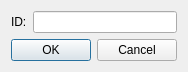
<?xml version="1.0" encoding="UTF-8"?>
<ui version="4.0">
 <class>ObjectIdDialog</class>
 <widget class="QDialog" name="ObjectIdDialog">
  <property name="geometry">
   <rect>
    <x>0</x>
    <y>0</y>
    <width>180</width>
    <height>59</height>
   </rect>
  </property>
  <property name="windowTitle">
   <string>Select ID</string>
  </property>
  <layout class="QGridLayout" name="gridLayout">
   <item row="0" column="0">
    <widget class="QLabel" name="label">
     <property name="text">
      <string>ID:</string>
     </property>
    </widget>
   </item>
   <item row="0" column="1">
    <widget class="QLineEdit" name="m_lineEdit">
     <property name="maxLength">
      <number>4</number>
     </property>
    </widget>
   </item>
   <item row="1" column="0" colspan="2">
    <widget class="QDialogButtonBox" name="buttonBox">
     <property name="orientation">
      <enum>Qt::Horizontal</enum>
     </property>
     <property name="standardButtons">
      <set>QDialogButtonBox::Cancel|QDialogButtonBox::Ok</set>
     </property>
    </widget>
   </item>
  </layout>
 </widget>
 <resources/>
 <connections>
  <connection>
   <sender>buttonBox</sender>
   <signal>accepted()</signal>
   <receiver>ObjectIdDialog</receiver>
   <slot>accept()</slot>
   <hints>
    <hint type="sourcelabel">
     <x>175</x>
     <y>44</y>
    </hint>
    <hint type="destinationlabel">
     <x>157</x>
     <y>58</y>
    </hint>
   </hints>
  </connection>
  <connection>
   <sender>buttonBox</sender>
   <signal>rejected()</signal>
   <receiver>ObjectIdDialog</receiver>
   <slot>reject()</slot>
   <hints>
    <hint type="sourcelabel">
     <x>175</x>
     <y>50</y>
    </hint>
    <hint type="destinationlabel">
     <x>179</x>
     <y>58</y>
    </hint>
   </hints>
  </connection>
 </connections>
</ui>
